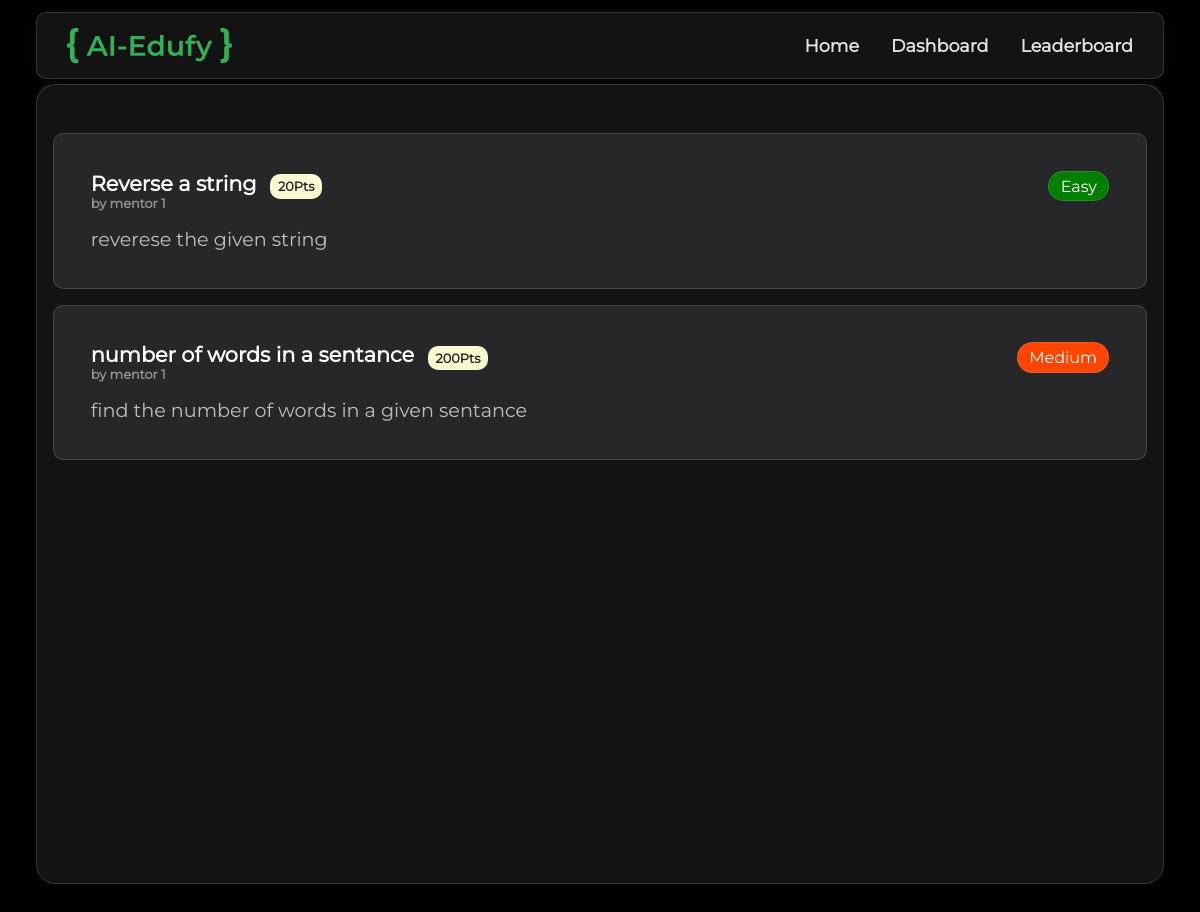
Before: /users/learner/index.php with the older database file.
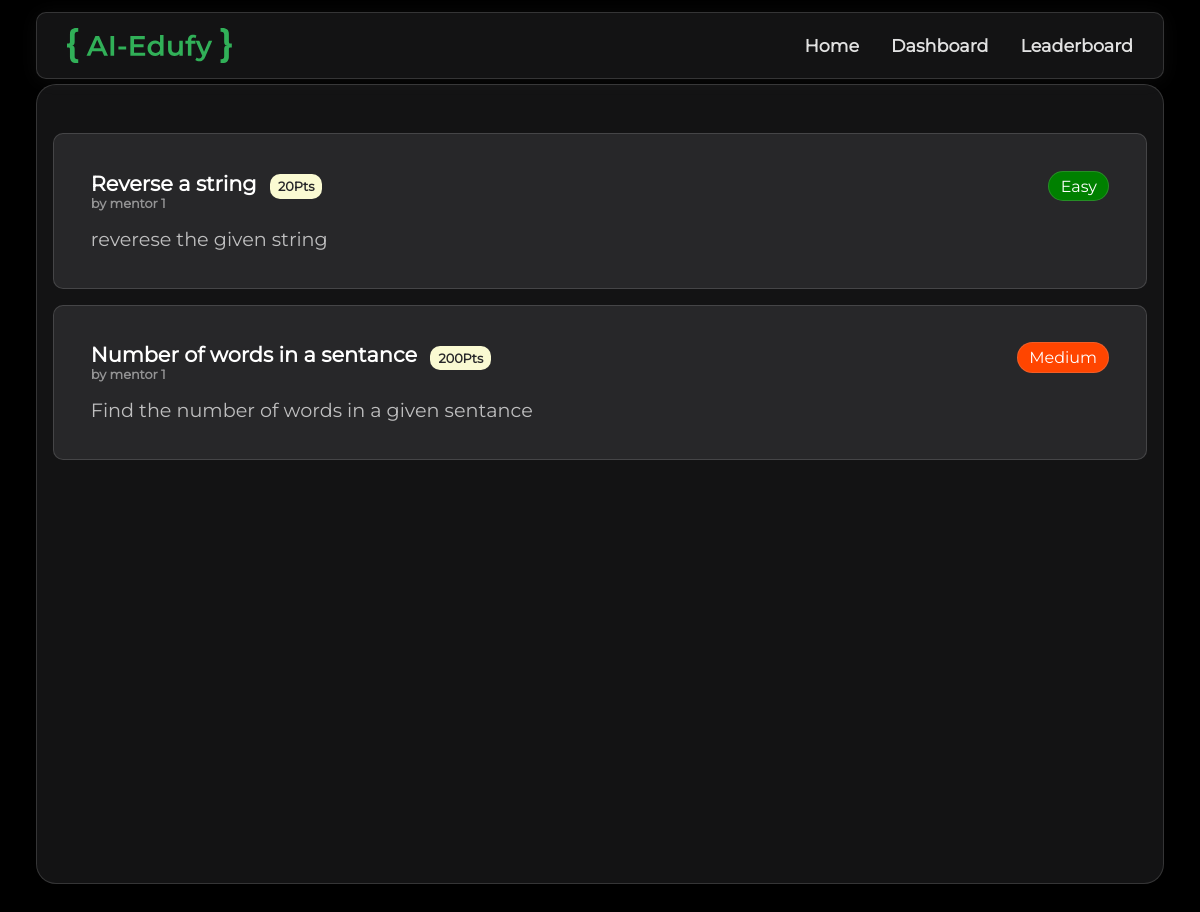
After: the same page with the newer database file.
### tables this page shows
CREATE TABLE `QUESTIONS` (
  `id` int(11) NOT NULL,
  `title` varchar(255) NOT NULL,
  `description` text NOT NULL,
  `type` enum('easy','medium','hard') NOT NULL,
  `mentor_id` int(11) NOT NULL,
  `points` int(11) NOT NULL
);

CREATE TABLE `USERS` (
  `id` int(11) NOT NULL,
  `profile_image` mediumtext DEFAULT NULL,
  `name` varchar(255) NOT NULL,
  `email` varchar(255) NOT NULL,
  `password` varchar(255) NOT NULL,
  `role` enum('learner','mentor') NOT NULL
);

### utils/tables.php (called while the page is built, shortened)
<?php
class BaseClass
{
    function __construct($dbcon, $tableName)
    {
        $this->dbcon = $dbcon;
        $this->tableName = $tableName;
    }
}
class Admin extends BaseClass
{
    function __construct($dbcon)
    {
        $createQuery = "CREATE TABLE IF NOT EXISTS " . $this->tableName . "(
            id INT PRIMARY KEY AUTO_INCREMENT,
            email VARCHAR(255) NOT NULL UNIQUE,
            password VARCHAR(255) NOT NULL
        ) AUTO_INCREMENT=1000";
    }
}
class Users extends BaseClass
{
    function __construct($dbcon)
    {
        $createQuery = "CREATE TABLE IF NOT EXISTS " . $this->tableName . "(
            id INT PRIMARY KEY AUTO_INCREMENT,
            profile_image TEXT NULL,
            name VARCHAR(255) NOT NULL,
            email VARCHAR(255) NOT NULL UNIQUE,
            password VARCHAR(255) NOT NULL,
            role ENUM('learner', 'mentor') NOT NULL
        ) AUTO_INCREMENT=1000";
    }
}
class Questions extends BaseClass
{
    function __construct($dbcon)
    {
        $createQuery = "CREATE TABLE IF NOT EXISTS " . $this->tableName . "(
            id INT PRIMARY KEY AUTO_INCREMENT,
            title VARCHAR(255) NOT NULL,
            description TEXT NOT NULL,
            type ENUM('easy', 'medium', 'hard') NOT NULL,
            mentor_id INT NOT NULL,
            points INT NOT NULL,
            FOREIGN KEY (mentor_id) REFERENCES USERS(id)
        ) AUTO_INCREMENT=1000";
    }
}
class TestCases extends BaseClass
{
    function __construct($dbcon)
    {
        $createQuery = "CREATE TABLE IF NOT EXISTS " . $this->tableName . "(
            id INT PRIMARY KEY AUTO_INCREMENT,
            input VARCHAR(255) NOT NULL,
            output VARCHAR(255) NOT NULL,
            question_id INT NOT NULL,
            FOREIGN KEY (question_id) REFERENCES QUESTIONS(id)
        ) AUTO_INCREMENT=1000";
    }
}
class CompletedQuestions extends BaseClass
{
    function __construct($dbcon)
    {
        $createQuery = "CREATE TABLE IF NOT EXISTS " . $this->tableName . "(
            learner_id INT NOT NULL,
            question_id INT NOT NULL,
            answer MEDIUMTEXT NOT NULL,
            language TEXT NOT NULL,
            FOREIGN KEY (learner_id) REFERENCES USERS(id),
            FOREIGN KEY (question_id) REFERENCES QUESTIONS(id)
        )";
    }
}
class LeaderBoard extends BaseClass
{
    function __construct($dbcon)
    {
        $createQuery = "CREATE TABLE IF NOT EXISTS " . $this->tableName . "(
            learner_id INT PRIMARY KEY NOT NULL,
            points_earned INT NOT NULL,
            level_id INT NOT NULL,
            FOREIGN KEY (learner_id) REFERENCES USERS(id),
            FOREIGN KEY (level_id) REFERENCES LEVELS(id)
        )";
    }
}
class Levels extends BaseClass
{
    function __construct($dbcon)
    {
        $createQuery = "CREATE TABLE IF NOT EXISTS " . $this->tableName . "(
            id INT PRIMARY KEY AUTO_INCREMENT,
            level_title VARCHAR(255) NOT NULL,
            points_required INT NOT NULL
        )AUTO_INCREMENT = 1";
    }
}
?>

### utils/user.php (called while the page is built, shortened)
<?php
class User
{
    private $dbcon;
    public function __construct($dbcon)
    {
        $this->dbcon = $dbcon;
        $this->admin = new Admin($dbcon);
        $this->users = new Users($dbcon);
    }
    public function getAllQuestions()
    {
        $query = "SELECT q.*, u.name AS mentor_name FROM QUESTIONS q LEFT JOIN USERS u ON q.mentor_id = u.id";
        $result = $this->dbcon->query($query);
        if ($result->num_rows > 0) {
            $questions = [];
            while ($row = $result->fetch_assoc()) {
                $questions[] = [
                    'id' => $row['id'],
                    'mentor_name' => $row['mentor_name'],
                    'title' => $row['title'],
                    'description' => $row['description'],
                    'type' => $row['type'],
                    'points' => $row['points'],
                    'test_cases' => []
                ];
            }
            $questionIds = array_column($questions, 'id');
            $questionIdsString = implode(',', $questionIds);
            if (!empty($questionIdsString)) {
                $testCaseQuery = "SELECT * FROM TEST_CASES WHERE question_id IN ($questionIdsString)";
                $testCaseResult = $this->dbcon->query($testCaseQuery);
                if ($testCaseResult->num_rows > 0) {
                    while ($testCaseRow = $testCaseResult->fetch_assoc()) {
                        foreach ($questions as &$question) {
                            if ($question['id'] == $testCaseRow['question_id']) {
                                $question['test_cases'][] = [
                                    'id' => $testCaseRow['id'],
                                    'input' => $testCaseRow['input'],
                                    'output' => $testCaseRow['output'],
                                ];
                                break;
                            }
                        }
                    }
                }
            }
            return $questions;
        } else {
            return null;
        }
    }
}

### utils/connect.php (called while the page is built, shortened)
<?php
include_once("tables.php");
include_once("user.php");
$dbcon = createDb("localhost", "root", "", "aiEdufy");
$user = new User($dbcon);
?>

### common/questionBox.php (the view, shortened to what this page needs)
<head>
</head>
<div class="question-box">
    <div class="ques_header">
        <div>
            <p class="title">
                <?php echo $question['title']; ?>
                <span class="points"> <?php echo $question['points']; ?>Pts </span>
            </p>
            <p class="sub-title">by <?php echo $question['mentor_name'] ?></p>
        </div>
        <div class="tags">
            <p class="type pill <?php echo $question['type']; ?>" ><?php echo $question['type']; ?></p>
        </div>
    </div>
    <p class="ques-desc"><?php echo $question['description']; ?></p>
</div>

### users/learner/index.php (shortened to what this page needs)
<?php
include_once('../utils/connect.php');
$allQuestions = $user->getAllQuestions();
?>
<!DOCTYPE html>
<html lang="en">
<head>
    <link rel="stylesheet" href="../styles/global.css">
    <link rel="stylesheet" href="../styles/learner-page.css">
</head>
<body id="home">
    <?php include_once('header.php') ?>
    <main>
        <div class="questions-container">
            <?php
            if (isset($allQuestions)):
                foreach ($allQuestions as $question):
                    ?>
                    <a href="<?php echo "http://localhost/AI-Edufy/question?id=" . $question['id']; ?>">
                        <?php
                        include('../common/questionBox.php');
                        ?>
                    </a>
                <?php endforeach; ?>
                <?php
            else:
                ?>
                <div>No Questions</div>
            <?php endif ?>
        </div>
    </main>
</body>
</html>

### users/learner/header.php (shortened to what this page needs)
<?php
$navItems = [
    [
        "text" => 'Home',
        "link" => '/AI-Edufy'
    ],
    [
        "text" => 'Dashboard',
        "link" => '/AI-Edufy/dashboard'
    ],
    [
        "text" => 'Leaderboard',
        "link" => '/AI-Edufy/leaderboard'
    ]
];
?>
<head>
</head>
<body>
    <header>
        <div class="container">
            <img src="../public/logo.svg" alt="logo" class="logo" />
            <div class="center-items">
                <?php foreach ($navItems as $navItem): ?>
                    <a class="item" href=<?php echo $navItem["link"]; ?>><?php echo $navItem["text"]; ?></a>
                <?php endforeach; ?>
            </div>
        </div>
    </header>
</body>

### styles/global.css (style rules this page uses)
* { margin: 0; padding: 0; box-sizing: border-box; font-family: "Montserraat"; }
:root { --font-size: 1rem; --btn-primary-bg: #31b058; --btn-primary-bg-hover: #29c215; --btn-red-bg: red; --btn-red-hover-bg: rgb(255, 109, 109); --default-border: 0.5px solid rgba(190, 190, 190, 0.2); --default-box-shadow: 0px 2px 20px rgba(219, 219, 219, 0.051); --header-bg: #131314; --header-text-color: #e1e1e1; --header-text-hover-color: #31b058; --form-bg: var(--header-bg); --body-bg: rgb(0, 0, 0); --text-color: rgb(255, 255, 255); --place-holder-color: var(--text-color) / 10%; }
body { background-size: cover; background-position: center center; background-repeat: repeat; }
body { min-height: 100vh; width: 100vw; overflow-x: hidden; background-color: var(--body-bg); color: var(--text-color); }
header { position: fixed; top: 0; left: 0; width: 100vw; padding: 1% 3%; z-index: 100; }
header .container { background-color: var(--header-bg); padding: 15px 30px; display: flex; align-items: center; justify-content: space-between; border-radius: 10px; border: var(--default-border); box-shadow: var(--default-box-shadow); }
header .logo { height: 35px; }
header .center-items { display: flex; gap: 2rem; align-items: center; }
header .center-items .item { text-decoration: none; color: var(--header-text-color); font-size: 1.1rem; font-weight: 600; transition: all 0.5s; position: relative; }
header .center-items .item::after { content: " "; position: absolute; bottom: -3px; border-radius: 5px; left: 0; width: 0%; height: 2px; background-color: var(--header-text-hover-color); transition: all 0.3s ease-in; }
a { text-decoration: none; color: inherit; background: none; padding: 0; margin: 0; border: none; font-size: inherit; font-weight: inherit; line-height: inherit; display: inline; }

### common/questionBox.php (style rules this page uses)
.ques-desc { margin-top: 1rem; font-size: 1.2rem; opacity: .7; }

Changed rows visible on the page:
changed questions "Medium": title "number of words in a sentance" → "Number of words in a sentance"; description "find the number of words in a given sentance" → "Find the number of words in a given sentance"
